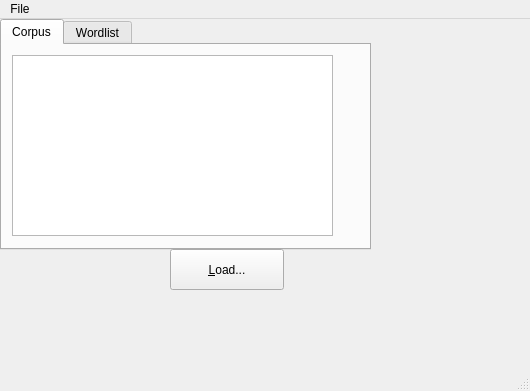
<?xml version="1.0" encoding="UTF-8"?>
<ui version="4.0">
 <class>MainWindow</class>
 <widget class="QMainWindow" name="MainWindow">
  <property name="geometry">
   <rect>
    <x>0</x>
    <y>0</y>
    <width>530</width>
    <height>391</height>
   </rect>
  </property>
  <property name="windowTitle">
   <string>MainWindow</string>
  </property>
  <widget class="QWidget" name="centralWidget">
   <widget class="QTabWidget" name="tabWidgetWordlist">
    <property name="geometry">
     <rect>
      <x>0</x>
      <y>0</y>
      <width>371</width>
      <height>231</height>
     </rect>
    </property>
    <property name="currentIndex">
     <number>0</number>
    </property>
    <widget class="QWidget" name="tab">
     <attribute name="title">
      <string>Corpus</string>
     </attribute>
     <widget class="QTextEdit" name="textEditCorpus">
      <property name="geometry">
       <rect>
        <x>10</x>
        <y>10</y>
        <width>321</width>
        <height>181</height>
       </rect>
      </property>
     </widget>
    </widget>
    <widget class="QWidget" name="tab_2">
     <attribute name="title">
      <string>Wordlist</string>
     </attribute>
     <widget class="QTextEdit" name="textEditWordlist">
      <property name="geometry">
       <rect>
        <x>0</x>
        <y>10</y>
        <width>351</width>
        <height>191</height>
       </rect>
      </property>
     </widget>
    </widget>
   </widget>
   <widget class="QPushButton" name="pushButtonLoad">
    <property name="geometry">
     <rect>
      <x>170</x>
      <y>230</y>
      <width>114</width>
      <height>41</height>
     </rect>
    </property>
    <property name="text">
     <string>&amp;Load...</string>
    </property>
   </widget>
  </widget>
  <widget class="QMenuBar" name="menuBar">
   <property name="geometry">
    <rect>
     <x>0</x>
     <y>0</y>
     <width>530</width>
     <height>22</height>
    </rect>
   </property>
   <widget class="QMenu" name="menuFile">
    <property name="title">
     <string>File</string>
    </property>
    <addaction name="action_Open"/>
    <addaction name="actionExport_Wordlist"/>
    <addaction name="actionExport_Selected_Wordlist"/>
   </widget>
   <addaction name="menuFile"/>
  </widget>
  <widget class="QStatusBar" name="statusBar"/>
  <action name="action_Open">
   <property name="text">
    <string>&amp;Open...</string>
   </property>
  </action>
  <action name="actionExport_Wordlist">
   <property name="text">
    <string>Export Wordlist</string>
   </property>
  </action>
  <action name="actionExport_Selected_Wordlist">
   <property name="text">
    <string>Export Selected Wordlist</string>
   </property>
  </action>
 </widget>
 <layoutdefault spacing="6" margin="11"/>
 <resources/>
 <connections>
  <connection>
   <sender>pushButtonLoad</sender>
   <signal>clicked()</signal>
   <receiver>MainWindow</receiver>
   <slot>buttonClickHandler()</slot>
   <hints>
    <hint type="sourcelabel">
     <x>256</x>
     <y>292</y>
    </hint>
    <hint type="destinationlabel">
     <x>317</x>
     <y>299</y>
    </hint>
   </hints>
  </connection>
  <connection>
   <sender>action_Open</sender>
   <signal>triggered()</signal>
   <receiver>MainWindow</receiver>
   <slot>open()</slot>
   <hints>
    <hint type="sourcelabel">
     <x>-1</x>
     <y>-1</y>
    </hint>
    <hint type="destinationlabel">
     <x>264</x>
     <y>195</y>
    </hint>
   </hints>
  </connection>
 </connections>
 <slots>
  <slot>buttonClickHandler()</slot>
  <slot>open()</slot>
 </slots>
</ui>
